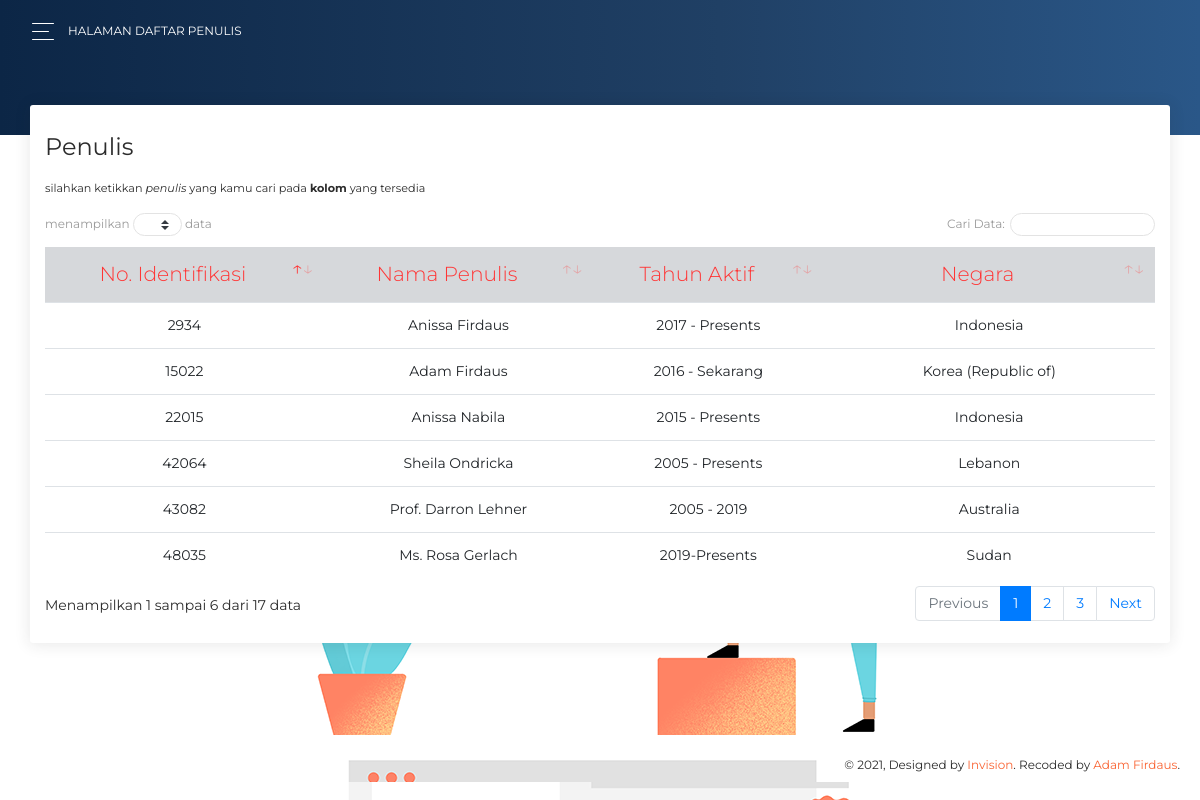
Before: /index.php/home/author with the older database file.
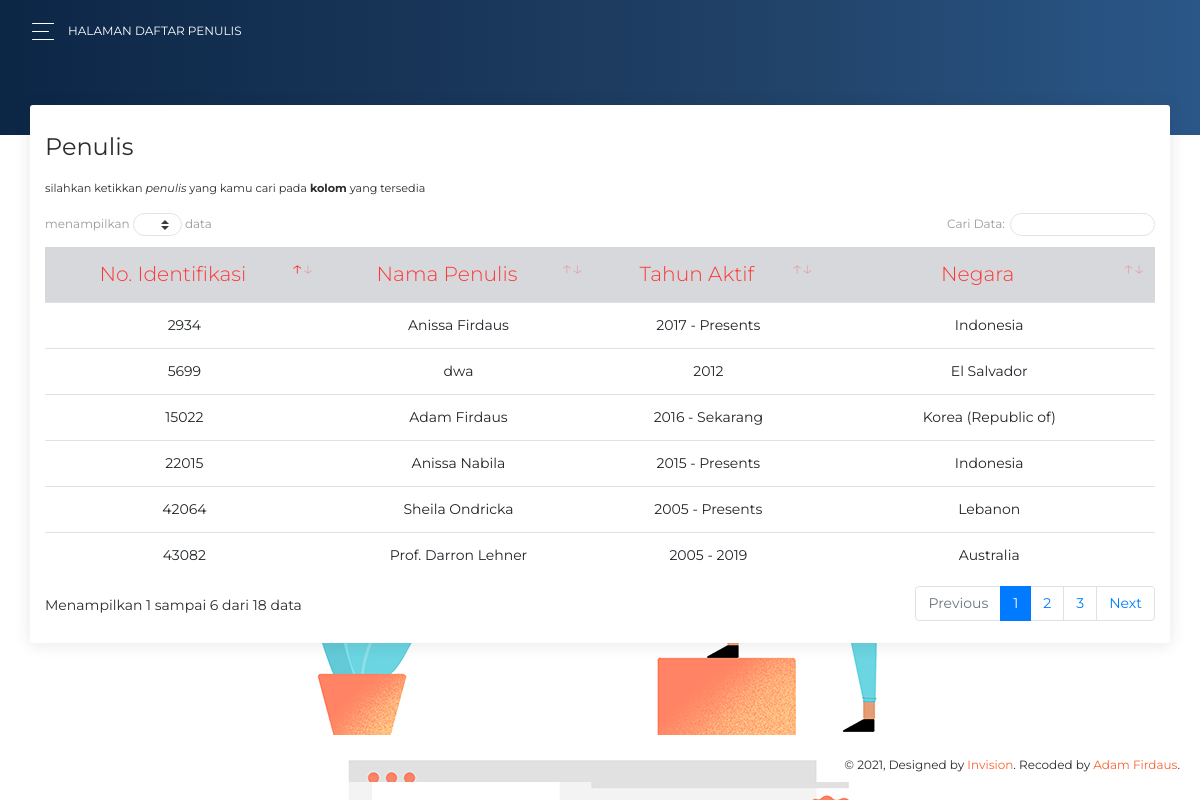
After: the same page with the newer database file.
### tables this page shows
CREATE TABLE `tbl_author` (
  `author_id` int(5) NOT NULL,
  `author_name` varchar(50) NOT NULL,
  `years_active` varchar(50) NOT NULL,
  `country` varchar(50) NOT NULL,
  `email` varchar(50) NOT NULL
);

### application/controllers/Home.php (called while the page is built, shortened)
<?php
class Home extends CI_Controller{
    public function __construct(){
        $this->load->library('form_validation');
    }
    public function author(){
        $this->load->model('loader');
        $data['title'] = 'Halaman Daftar Penulis';
        $data['authordetail'] = $this->loader->get_author();
        $this->load->view('home/authorlist',$data);
    }
}
?>

### index.php (called while the page is built, shortened)
<?php
require_once BASEPATH.'core/CodeIgniter.php';

### application/models/Loader.php (called while the page is built, shortened)
<?php
class Loader extends CI_Model{
    public function get_author(){
        $this->db->select('*');
        $this->db->from('tbl_author');
        return $this->db->get()->result_array();
    }
}
?>

### application/views/home/authorlist.php (the view, shortened to what this page needs)
<?php $this->load->view('template/_header');?>
<body>
  <div class="wrapper ">
    <div class="main-panel" id="main-panel">
      <nav class="navbar navbar-expand-lg navbar-transparent  bg-primary  navbar-absolute">
        <div class="container-fluid">
          <div class="navbar-wrapper">
            <div class="navbar-toggle">
              <button type="button" class="navbar-toggler">
                <span class="navbar-toggler-bar bar1"></span>
                <span class="navbar-toggler-bar bar2"></span>
                <span class="navbar-toggler-bar bar3"></span>
              </button>
            </div>
            <a class="navbar-brand">Halaman Daftar Penulis</a>
          </div>
        </div>
      </nav>
      <div class="panel-header panel-header-sm">
      </div>
      <div class="content" style="background-image: url('<?= base_url('assets/img/bg.png');?>');">
        <div class="row">
          <div class="col-md-12">
            <div class="card">
              <div class="card-header">
                <h4 class="card-title"> Penulis</h4>
                <small class="text-small" style="margin-top: -100px;">silahkan ketikkan <i>penulis</i> yang kamu cari pada <b>kolom</b> yang tersedia</small>
              </div>
              <div class="card-body">
              <div class="table-responsive">
            <table class="table" id="table_id">
                <thead class="table-secondary">
                <tr align="center">
                    <th class="text-danger">No. Identifikasi</th>
                    <th class="text-danger">Nama Penulis</th>
                    <th class="text-danger">Tahun Aktif</th>
                    <th class="text-danger">Negara</th>
                </tr>
                </thead>
                <tbody>
                <?php
                $i=1;
                foreach($authordetail as $row) { ?>
                <tr align="center">
                    <td><?php echo $row['author_id']; ?></td>
                    <td><?php echo $row['author_name']; ?></td>
                    <td><?php echo $row['years_active']; ?></td>
                    <td><?php echo $row['country']; ?></td>
                </tr>
                <?php $i++; }?>
                </tbody>
            </table>
            </div>
              </div>
            </div>
          </div>
      <footer class="container footer fixed-bottom" style="margin-right: -10px;">
        <div class=" container-fluid">
          <div class="copyright" id="copyright">
            &copy; , Designed by <a href="https://www.invisionapp.com" target="_blank">Invision</a>. Recoded by <a href="https://www.instagram.com/hyunsoo.o" target="_blank">Adam Firdaus</a>.
          </div>
        </div>
      </footer>
    </div>
  </div>
</body>
</html>

### application/views/template/_header.php (shortened to what this page needs)
<!DOCTYPE html>
<html lang="en">
<head>
  <link rel="stylesheet" href="https://use.fontawesome.com/releases/v5.7.1/css/all.css">
  <link rel="stylesheet" href="<?php echo base_url("assets/css/bootstrap.min.css")?>">
  <link rel="stylesheet" type="text/css" href="<?php echo base_url("assets/datables/dataTables.bootstrap4.min.css")?>">
  <link href="<?= base_url('assets/css/now-ui-dashboard.css?v=1.5.0')?>" rel="stylesheet" />
  <link href="<?= base_url('assets/demo/demo.css')?>" rel="stylesheet" />
</head>

Changed rows visible on the page:
no longer on this page (row unchanged): tbl_author: author_id "48035", author_name "Ms. Rosa Gerlach", years_active "2019-Presents", country "Sudan"
added tbl_author: author_id "5699", author_name "dwa", years_active "2012", country "El Salvador"
Other visible differences:
text written by a page script: "menampilkan data Cari Data: Menampilkan 1 sampai 6 dari 17 data Previous 1 2 3 Next" → "menampilkan data Cari Data: Menampilkan 1 sampai 6 dari 18 data Previous 1 2 3 Next"
